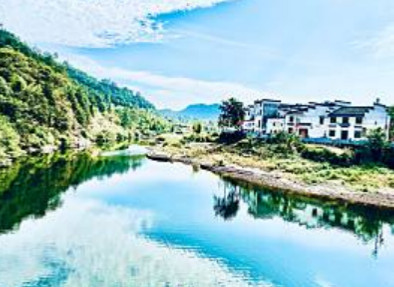
#> input picture sources/ch10Geometric/rural.jpg, 394 x 287 px
$ python ch10_9.py
#> lines starting #> are read from the running program, lines starting #| are printed output that depends on the picture
# ch10_9.py
import cv2
import numpy as np

src = cv2.imread("rural.jpg")               # 讀取影像
#> src is the input picture: shape (287, 394, 3); mean B, G, R 191.3, 189.9, 154.3
cv2.imshow("Src",src)                       # 顯示原始影像

height, width = src.shape[0:2]              # 獲得影像大小
#> height = 287; width = 394
srcp = np.float32([[0,0],[width-1,0],[0,height-1]])
#> srcp = [[0, 0], [393, 0], [0, 286]]
a = [0,height*0.4]                          # A
#> a = [0, 114.8]
b = [width*0.8,height*0.2]                  # B
#> b = [315.2, 57.4]
c = [width*0.1,height*0.9]                  # C
#> c = [39.4, 258.3]
dstp = np.float32([a,b,c])                  # dst的 A, B, C
M = cv2.getAffineTransform(srcp,dstp)       # 建立 M 矩陣
dsize = (width, height)
#> dsize = (394, 287)
dst = cv2.warpAffine(src, M, dsize)         # 執行仿射
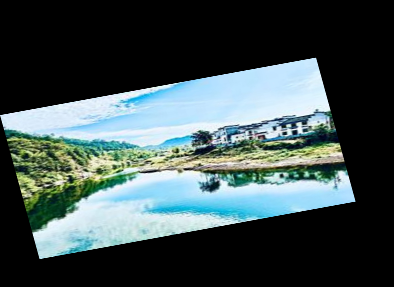
#> dst: shape (287, 394, 3); mean B, G, R 80.8, 80.2, 65.2
cv2.imshow("Dst",dst)                       # 顯示傾斜影像

cv2.waitKey(0)
cv2.destroyAllWindows()

$ run again, with sources/ch10Geometric/southpole.jpg copied over sources/ch10Geometric/rural.jpg
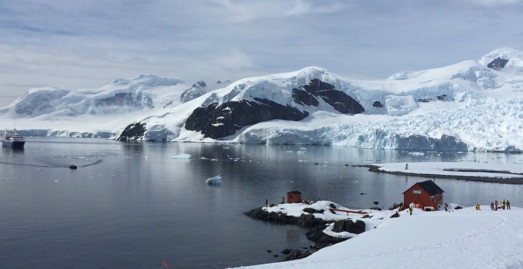
#> input picture sources/ch10Geometric/southpole.jpg, 523 x 269 px
#> src is the input picture: shape (269, 523, 3); mean B, G, R 169, 151, 136.9
#> `dst = cv2.warpAffine(src, M, dsize)`:
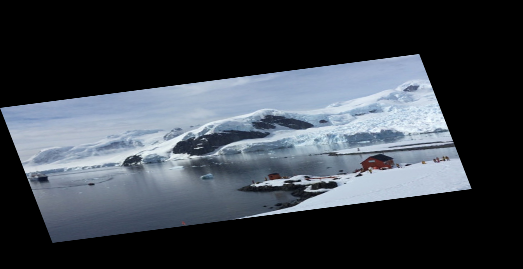
#> dst: shape (269, 523, 3); mean B, G, R 71.4, 63.8, 57.8
